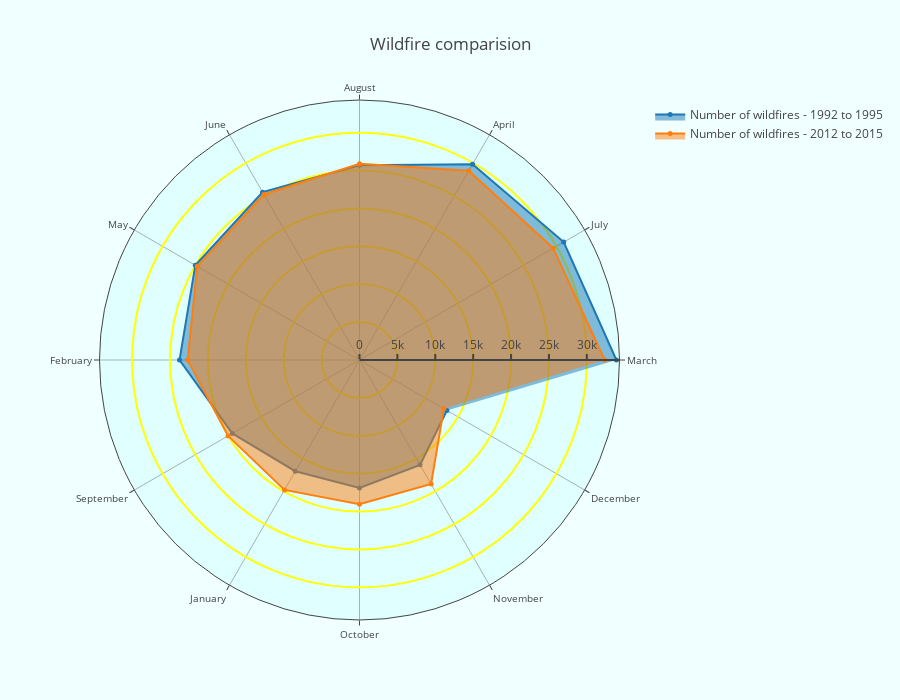

Notebook code cell kept with this figure:
### Markdown cell above
### Question 3 d)
Is there any expansion in the window for forest fires ? Plot the fire frequency distrbution graph against months for first 5 years and last 5 years and explain if any discrepancy exists.

### Code cell
temp = year_month[year_month['year'].isin([1992,1993,1994,1995])]
total = pd.DataFrame(temp['month'].value_counts())
temp1 = year_month[year_month['year'].isin([2012,2013,2014,2015])]
total1 = pd.DataFrame(temp1['month'].value_counts())

trace1 = go.Scatterpolar(r = total['month'].values.tolist(),
                             theta = list(total.index),
                             fill  = "toself",name = "Number of wildfires - 1992 to 1995",
                             mode = "markers+lines",
                             marker = dict(size = 5),
                            )

trace2 = go.Scatterpolar(r = total1['month'].values.tolist(),
                             theta = list(total.index),
                             fill  = "toself",name = "Number of wildfires - 2012 to 2015",
                             mode = "markers+lines",
                             marker = dict(size = 5)
                            )


layout = go.Layout(dict(polar = dict(radialaxis = dict(visible = True,
                                                           side = "counterclockwise",
                                                           showline = True,
                                                           linewidth = 2,
                                                           tickwidth = 2,
                                                           gridcolor = "yellow",
                                                           gridwidth = 2),
                                         angularaxis = dict(tickfont = dict(size = 10),
                                                            layer = "below traces"
                                                           ),
                                         bgcolor  = "lightcyan",
                                        ),
                            paper_bgcolor = "azure",
                            title = "Wildfire comparision",height = 700))

fig = go.Figure(data=[trace1, trace2], layout=layout)
py.iplot(fig)

### Figure 1 — Plotly figure (JSON) as saved in the notebook; plotly's stock layout.template omitted (floating-point values rounded to 4 significant figures)
{"data": [{"fill": "toself", "marker": {"size": 5}, "mode": "markers+lines", "name": "Number of wildfires - 1992 to 1995", "r": [33897, 31116, 29845, 25703, 25576, 25017, 23749, 19378, 16945, 16877, 15977, 13311], "theta": ["March", "July", "April", "August", "June", "May", "February", "September", "January", "October", "November", "December"], "type": "scatterpolar", "uid": "493bb146-b891-42e1-95ab-7177fa705e7b"}, {"fill": "toself", "marker": {"size": 5}, "mode": "markers+lines", "name": "Number of wildfires - 2012 to 2015", "r": [32353, 29505, 28828, 25900, 25219, 24722, 22667, 20028, 19790, 19032, 18899, 12850], "theta": ["March", "July", "April", "August", "June", "May", "February", "September", "January", "October", "November", "December"], "type": "scatterpolar", "uid": "3788dfc0-4d44-44c0-b7af-ce2d32bb26e1"}], "layout": {"height": 700, "paper_bgcolor": "azure", "polar": {"angularaxis": {"layer": "below traces", "tickfont": {"size": 10}}, "bgcolor": "lightcyan", "radialaxis": {"gridcolor": "yellow", "gridwidth": 2, "linewidth": 2, "showline": true, "side": "counterclockwise", "tickwidth": 2, "visible": true}}, "title": {"text": "Wildfire comparision"}}}
